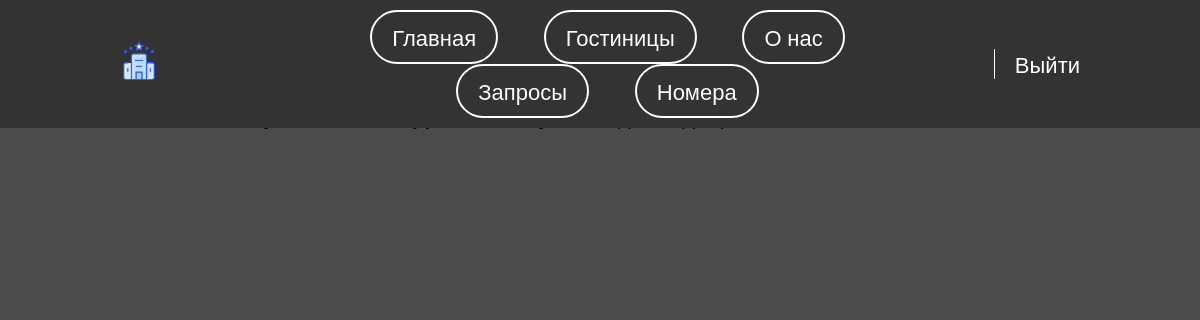
The app's page /user_requests/ (signed in), older data.
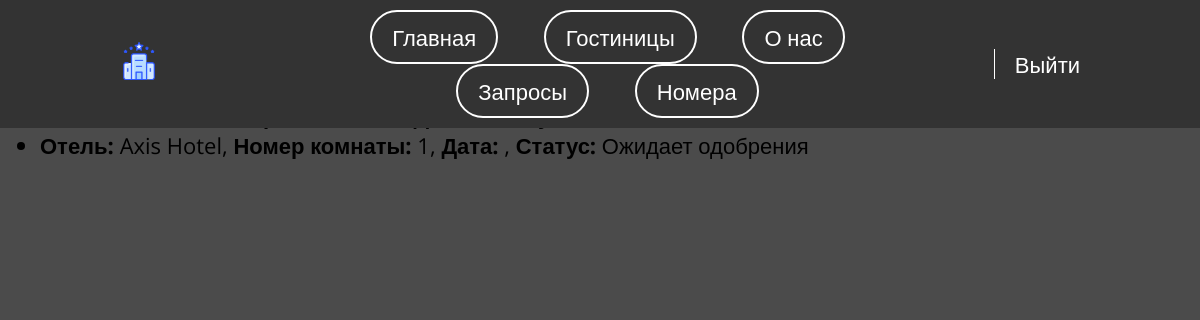
The same page, newer data.
### gostinitsa/models.py (models this page shows, shortened)
class Reservation(models.Model):
    class Status(models.IntegerChoices):
        CONFIRMED = 1, 'Одобрена'
        CANCELED = 0, 'Отклонена'
        PENDING_APPROVAL = 2, 'Ожидает одобрения'
    user = models.ForeignKey(User, on_delete=models.CASCADE)
    room = models.ForeignKey(Room, on_delete=models.CASCADE, null=True, verbose_name='Комната для бронирования')
    check_in_date = models.DateField(default=timezone.now, verbose_name='Дата заезда')
    duration = models.IntegerField(default=1, verbose_name='Продолжительность пребывания в днях')
    booking_date = models.DateTimeField(auto_now_add=True)
    status = models.IntegerField(choices=Status.choices, default=Status.PENDING_APPROVAL, verbose_name='Статус')
    operator_decision = models.BooleanField(null=True, blank=True, verbose_name='Решение туроператора')
    class Meta:
        verbose_name = 'Бронирование комнаты'
        verbose_name_plural = 'Бронирование комнат'
        ordering = ['check_in_date', 'id']
    objects = models.Manager()

class Room(models.Model):
    class Status(models.IntegerChoices):
        AVAILABLE = 1, 'Свободен'
        OCCUPIED = 0, 'Занят'
        INREQUEST = 2, 'В заявке на бронирование'
    hotel = models.ForeignKey(Gostinitsa, on_delete=models.CASCADE, verbose_name='Принадлежит гостинице')
    room_number = models.IntegerField(verbose_name='Номер комнаты')
    is_status = models.IntegerField(choices=Status.choices, default=Status.AVAILABLE, verbose_name='Статус')
    objects = models.Manager()
    status = StatusManager()
    class Meta:
        verbose_name = 'Комната'
        verbose_name_plural = 'Комнаты'
        ordering = ['room_number', 'hotel']
        unique_together = ['room_number', 'hotel']
        indexes = [models.Index(fields=['room_number'])]

class Gostinitsa(models.Model):
    class Status(models.IntegerChoices):
        DRAFT = 0, 'Черновик'
        PUBLISHED = 1, 'Опубликовано'
    photo = models.ImageField(upload_to='images/%Y/%M/%D', blank=True, verbose_name='Фото')
    title = models.CharField(max_length=255, verbose_name='Название')
    slug = models.SlugField(max_length=255, unique=True, db_index=True, verbose_name='Slug')
    content = models.TextField(blank=True, verbose_name='Описание')
    time_create = models.DateTimeField(auto_now_add=True, verbose_name='Время создания')
    time_update = models.DateTimeField(auto_now=True, verbose_name='Время обновления')
    is_published = models.BooleanField(choices=tuple(map(lambda x: (bool(x[0]), x[1]), Status.choices)),
                                       default=Status.DRAFT, verbose_name='Опубликовано')
    objects = models.Manager()
    published = PublishedManager()
    def __str__(self):
        return self.title
    class Meta:
        verbose_name = 'Гостиницы'
        verbose_name_plural = 'Гостиницы'
        ordering = ['time_create']
        indexes = [models.Index(fields=['-time_create'])]

### gostinitsa/views.py (the view)
# urls.py: path('user_requests/', views.user_requests, name='user_requests'),
def user_requests(request):
    user_requests = Reservation.objects.filter(user=request.user)
    return render(request, 'gostinitsa/user_requests.html', {'user_requests': user_requests})

### gostinitsa/templates/gostinitsa/user_requests.html (shortened to what this page needs)
{% extends 'base.html' %}
{% load gostinitsa_tags %}
{% block content %}
<h2>Ваши запросы на бронирование</h2>
<ul>
    {% for request in user_requests %}
    <li>
        <strong>Отель:</strong> {{ request.room.hotel }},
        <strong>Номер комнаты:</strong> {{ request.room.room_number }},
        <strong>Дата:</strong> {{ request.date }},
        <strong>Статус:</strong> {{ request.get_status_display }}
    </li>
    {% endfor %}
</ul>
{% endblock %}

Row changes from the older to the newer data that the page shows:
added Reservation: room.hotel "Axis Hotel", room.room_number "1", status "Ожидает одобрения"
